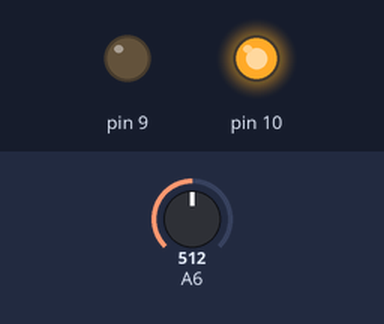
Bench run of a sketch on a simulated Arduino Nano, built with avr-gcc and run on an emulated ATmega328P. On the bench: output pins drawn as LEDs (lit = HIGH). The inputs (shaded band) are chosen by the test bench; at power-on: A6 = 512. Random numbers use the default seed unless the sketch sets one; what the sketch prints to the serial monitor is not drawn.

Above: at 0.1 s.
Timing chart, 0 to 1.6 s (numbered marks = the images above):
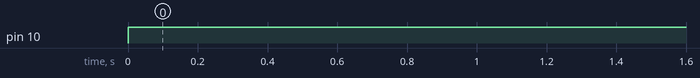

Measured:
- by itself, pin 10: LOW → HIGH at 0.00 s

The sketch:

coba_pressure_transmitter2.ino
```cpp
int a;

void setup()
{
  pinMode(9,OUTPUT);
  pinMode(10,OUTPUT);
  pinMode(A6,INPUT);
  Serial.begin(9600);
 //initialize the variables we're linked to
//  int raw = analogRead(A6);
//  float voltage = (raw * 5.0) / 1024.0;     // voltage at the pin of the Arduino
//  float pressure_bar = ((3.0*((float)voltage - 0.62))*1000000.0)/10e5;
// Input = pressure_bar;
// //Input = analogRead(PIN_INPUT);

}

void loop()
{
 int raw = analogRead(A6);
 a = random(0,255);
 float voltage = (((raw * 5.0) / 1024.0));     // voltage at the pin of the Arduino
 float pressure_bar = ((3.0*((float)voltage - 0.59))*1000000.0)/10e5;
 float Input = pressure_bar+0.2;
 analogWrite(10,255);
 analogWrite(9,0);
// Serial.println(voltage);
// Serial.println(a);
 delay(100);
 //Serial.println(Output);
 Serial.println(Input);
 Serial.println("x");
 delay(2000);
}
```
